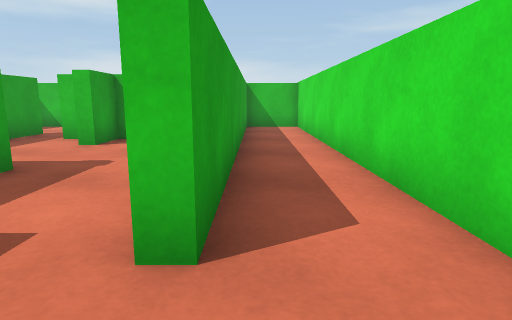
view 1 (above)

24 first-person views from a walk through a scene from a Unity 3-D project. The camera is 0.52 m above the floor, tilts 10° down and sees 75° across. The floor is counted in squares, 0.5 m on a side. Each view is taken from the middle of a square. On the plan, view 1 faces up. The plan holds only what a view shows up to about 13 squares ahead; the rest is blank. The player is left out.

view 2
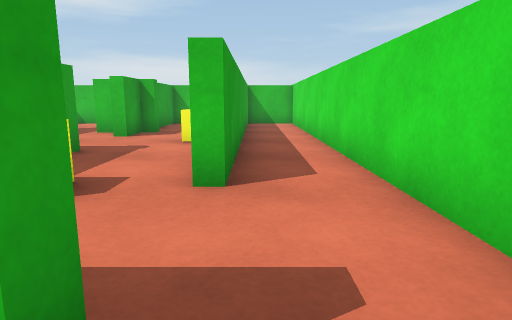

view 3
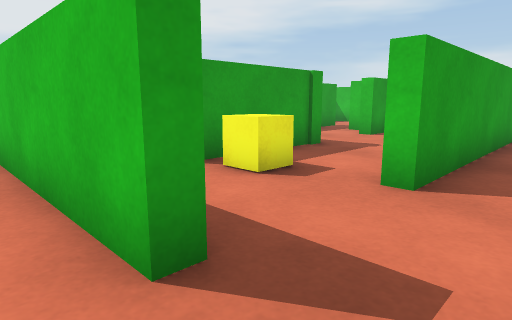

view 4
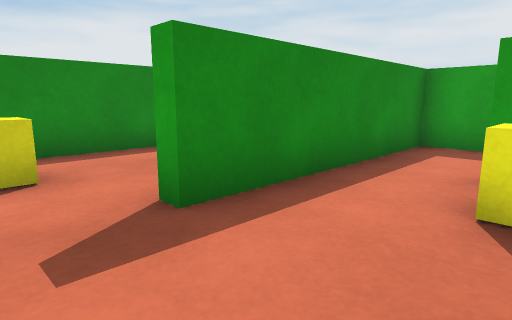

view 5
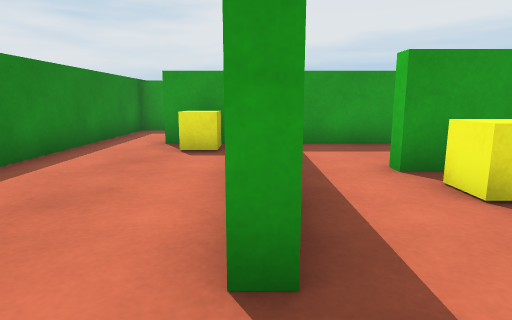

view 6
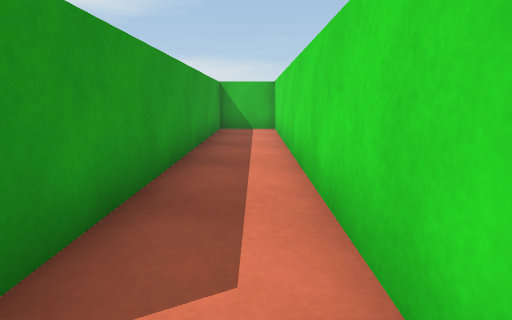

view 7
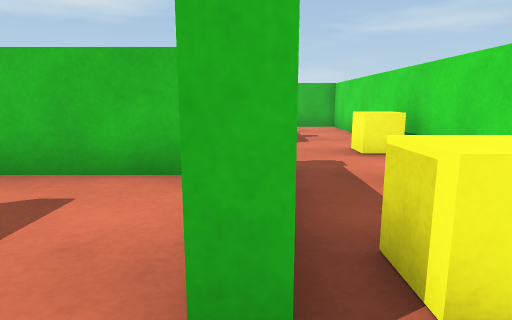

view 8
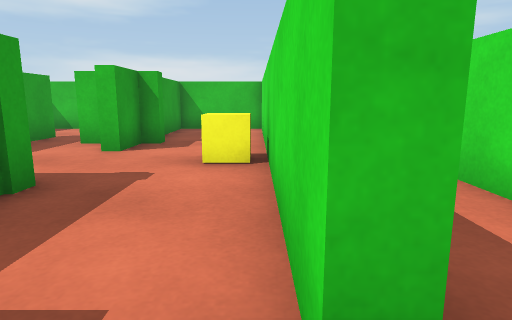

view 9
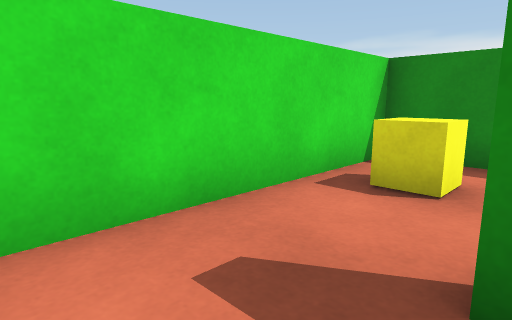

view 10
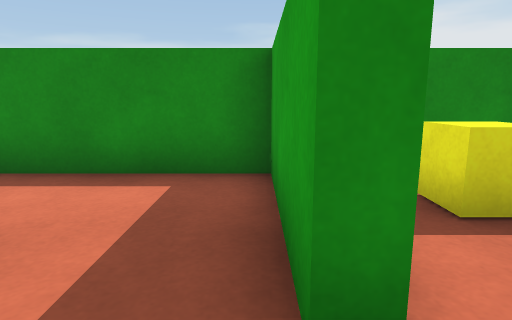

view 11
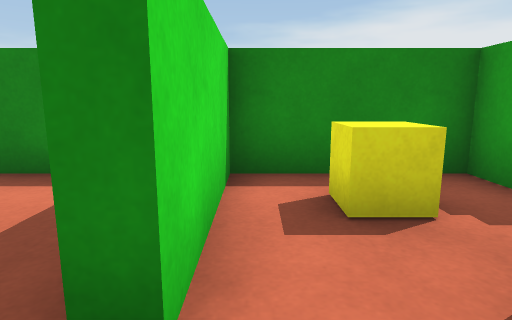

view 12
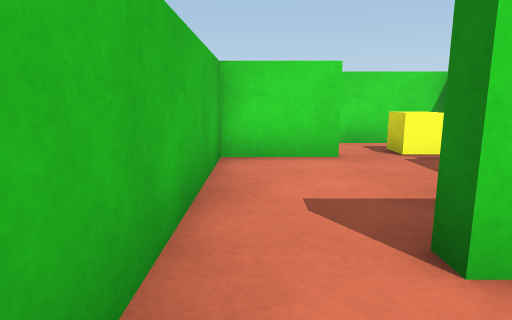

view 13
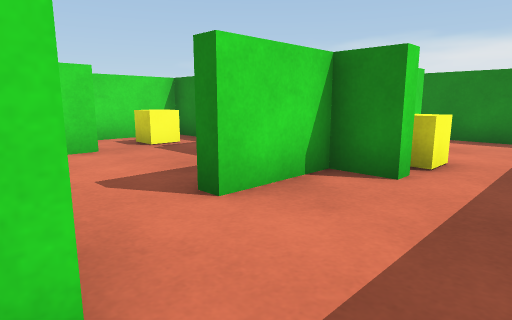

view 14
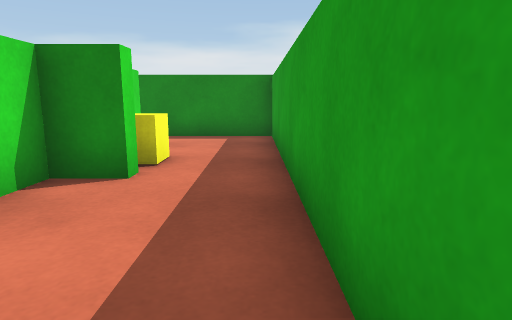

view 15
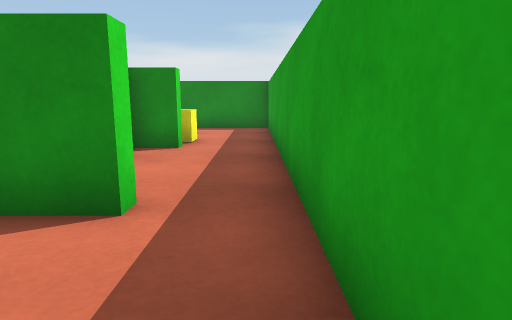

view 16
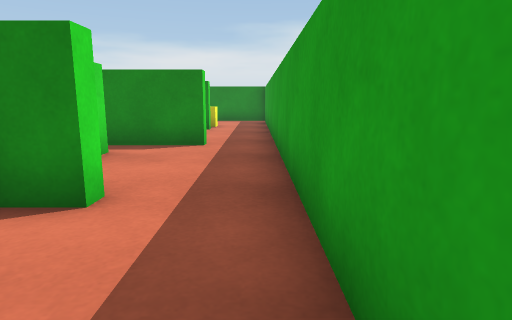

view 17
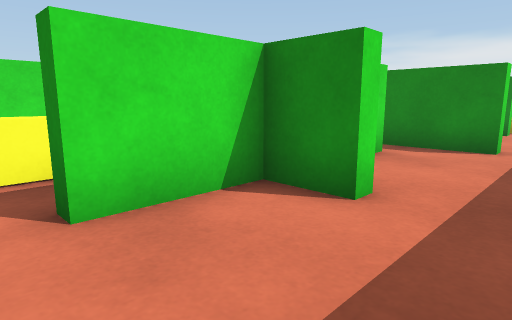

view 18
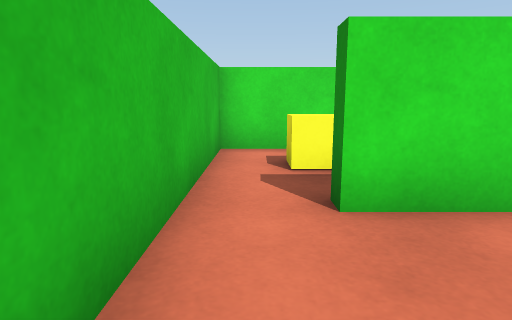

view 19
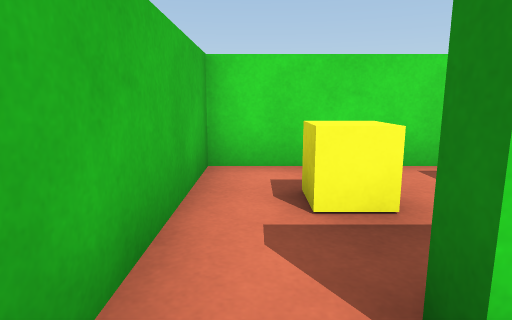

view 20
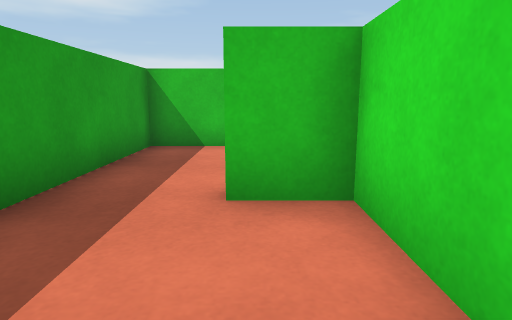

view 21
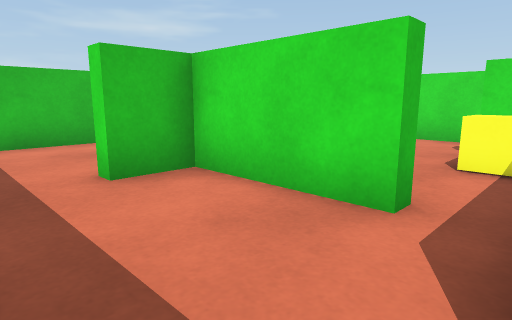

view 22
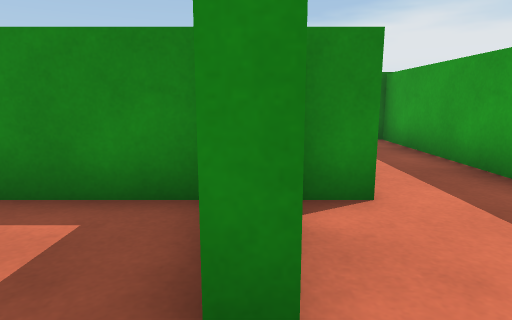

view 23
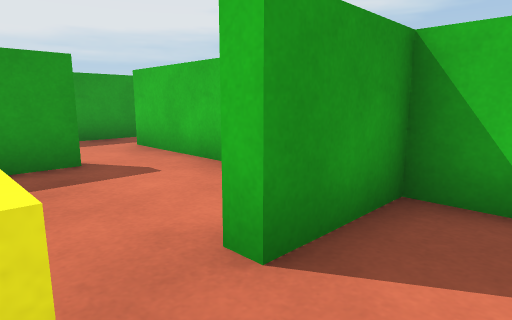

view 24
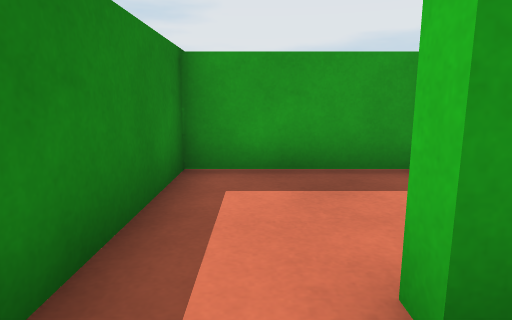

### Floor plan
Points are (right, up) in squares from view 1. A wall is a line through its corners. A room is listed if a view was taken in it or the views show most of it. See-through windows are left out.
Room 1 (views 1, 4, 5, 6, 8, 9)
walls: (-0.8, 6.5) (-0.8, 7.5); (-0.7, -0.8) (-0.7, -1.2); (1.7, -1.6) (1.7, 13.8) (-0.4, 13.8) (-0.4, 2) (-0.8, 2)
ways out: opening at (0.5, -1) to room 2; opening at (-1, 0.5) to room 3
objects: yellow cube (-2, 7) to (-1, 7)
Room 2 (views 2, 3, 24)
walls: (-0.7, -1.2) (-5.8, -1.2); (-7.2, -1.8) (-7.2, -3.2); (-7.4, -5.1) (1.7, -5.1) (1.7, -1.6)
ways out: opening at (0.5, -1) to room 1; opening at (-7, -4) to room 9
objects: yellow cube (-6, -2); yellow cube (0, -4) to (1, -3)
Room 3 (view 7)
walls: (-3.9, 5.1) (-3.9, 1.1) (-4.4, 1.1); (-3.9, 8) (-4.4, 8); (-0.8, 7.5) (-0.8, 8.5); (-0.8, 2) (-0.8, 6.5); (-4.8, 9.4) (-5.4, 9.4); (-4.5, -0.8) (-0.7, -0.8)
ways out: opening at (-1, 0.5) to room 1; opening at (-2, 9) to room 8; opening at (-4, 0.5) to room 10
objects: yellow cube (-3, 2) to (-2, 2)
Room 4 (view 10)
walls: (-7.6, 2.8) (-7.2, 2.8) (-7.2, 1.6); (-5, 4.7) (-7.4, 4.7)
ways out: opening at (-7, 3.5) to room 5; opening at (-5.5, 2) to room 10
Room 5 (views 11, 22, 23)
walls: (-11.1, 0.1) (-11.1, -0.8) (-7.6, -0.8) (-7.6, 2.8); (-13.5, 0.6) (-11.2, 0.6); (-14.2, 2.8) (-13.8, 2.8) (-13.8, 1.6); (-7.4, 4.7) (-9.4, 4.7) (-9.4, 2.4) (-9.7, 2.4) (-9.7, 4.7) (-14.6, 4.7)
ways out: opening at (-7, 3.5) to room 4; opening at (-14, 3.5) to room 6
objects: yellow cube (-9, 0) to (-9, 1)
Room 6 (views 12, 13, 14, 15, 16, 17, 18, 19, 20, 21)
walls: (-14.6, 4.7) (-15.8, 4.7) (-15.8, 5.1) (-13.4, 5.1); (-14, 6.2) (-14, 9.4) (-15.3, 9.4) (-15.3, 9.8) (-14, 9.8) (-14, 12.2); (-15.3, 0.1) (-15.3, 0.6) (-14.2, 0.6) (-14.2, 2.8); (-14.2, -3.2) (-14.2, -2.8); (-14.6, 13.8) (-17.5, 13.8) (-17.5, -5.1) (-14.5, -5.1)
ways out: opening at (-14, 3.5) to room 5; opening at (-14, 13) to room 7
objects: yellow cube (-15, -1)
Room 7 (no view inside)
walls: (-14, 12.2) (-13.5, 12.2); (-9.7, 10) (-9.7, 13.8) (-14.6, 13.8)
ways out: opening at (-14, 13) to room 6
objects: yellow cube (-12, 12) to (-11, 12)
Room 8 (no view inside)
walls: (-3.4, 9.8) (-3.4, 9.4); (-3.9, 9.4) (-3.9, 8); (-0.8, 8.5) (-0.8, 13.2); (-0.8, 13.8) (-3.9, 13.8) (-3.9, 11.4)
ways out: opening at (-2, 9) to room 3
Room 9 (no view inside)
walls: (-7.2, -3.2) (-7.6, -3.2); (-11.1, -1.5) (-11.1, -5.1) (-7.4, -5.1)
ways out: opening at (-7, -4) to room 2
Room 10 (no view inside)
walls: (-7.2, 1.6) (-7.2, -0.8) (-4.5, -0.8)
ways out: opening at (-4, 0.5) to room 3; opening at (-5.5, 2) to room 4

Where each view was taken, in squares from view 1:
view 1: 0 up, 0 right, facing up
view 2: 2 down, 0 right, facing up
view 3: 2 down, 1 right, facing up-left
view 4: 2 up, 1 right, facing down-left
view 5: 1 down, 1 right, facing left
view 6: 1 up, 1 right, facing up
view 7: 0 up, 4 left, facing up
view 8: 1 up, 1 left, facing up
view 9: 1 up, 1 left, facing down-right
view 10: 4 up, 7 left, facing down
view 11: 4 up, 8 left, facing down
view 12: 4 up, 16 left, facing right
view 13: 5 up, 17 left, facing down-right
view 14: 5 up, 17 left, facing down
view 15: 8 up, 17 left, facing down
view 16: 13 up, 17 left, facing down
view 17: 13 up, 17 left, facing down-right
view 18: 13 up, 17 left, facing right
view 19: 13 up, 15 left, facing right
view 20: 6 up, 15 left, facing up
view 21: 5 up, 17 left, facing up-right
view 22: 4 up, 14 left, facing down
view 23: 1 up, 8 left, facing up-left
view 24: 4 down, 6 left, facing left
